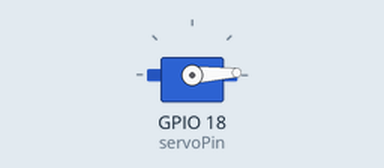
This sketch was run on a simulated ESP32. Parts: servo.

Above: at 0.05 s.
At 1.55 s:
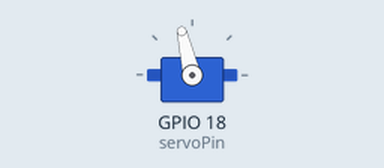
At 3.05 s:
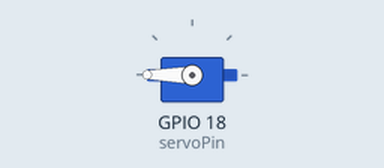
At 6.1 s:
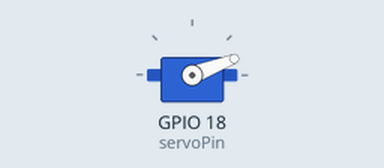
Timing chart, 0 to 9.7 s (numbered marks = the images above):
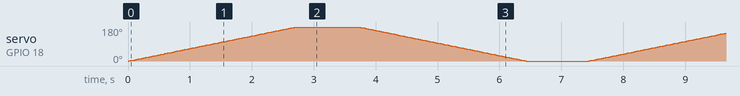

The sketch:

Servo_motor_code_for_0_to_180_infinite.ino
```cpp
// This code runs the motor from 0 to 180 and back from 180 to 0 for inifinite time

#include <ESP32Servo.h>

Servo myServo;  // Create a servo object
int servoPin = 18; // Using GPIO 18

void setup() {
    myServo.attach(servoPin);
}

void loop() {
    // Move from 0 to 180 degrees
    for (int pos = 0; pos <= 180; pos++) {
        myServo.write(pos);
        delay(15); // Adjust for smooth movement
    }

    delay(1000); // Pause at 180 degrees

    // Move from 180 to 0 degrees
    for (int pos = 180; pos >= 0; pos--) {
        myServo.write(pos);
        delay(15);
    }

    delay(1000); // Pause at 0 degrees
}
```
